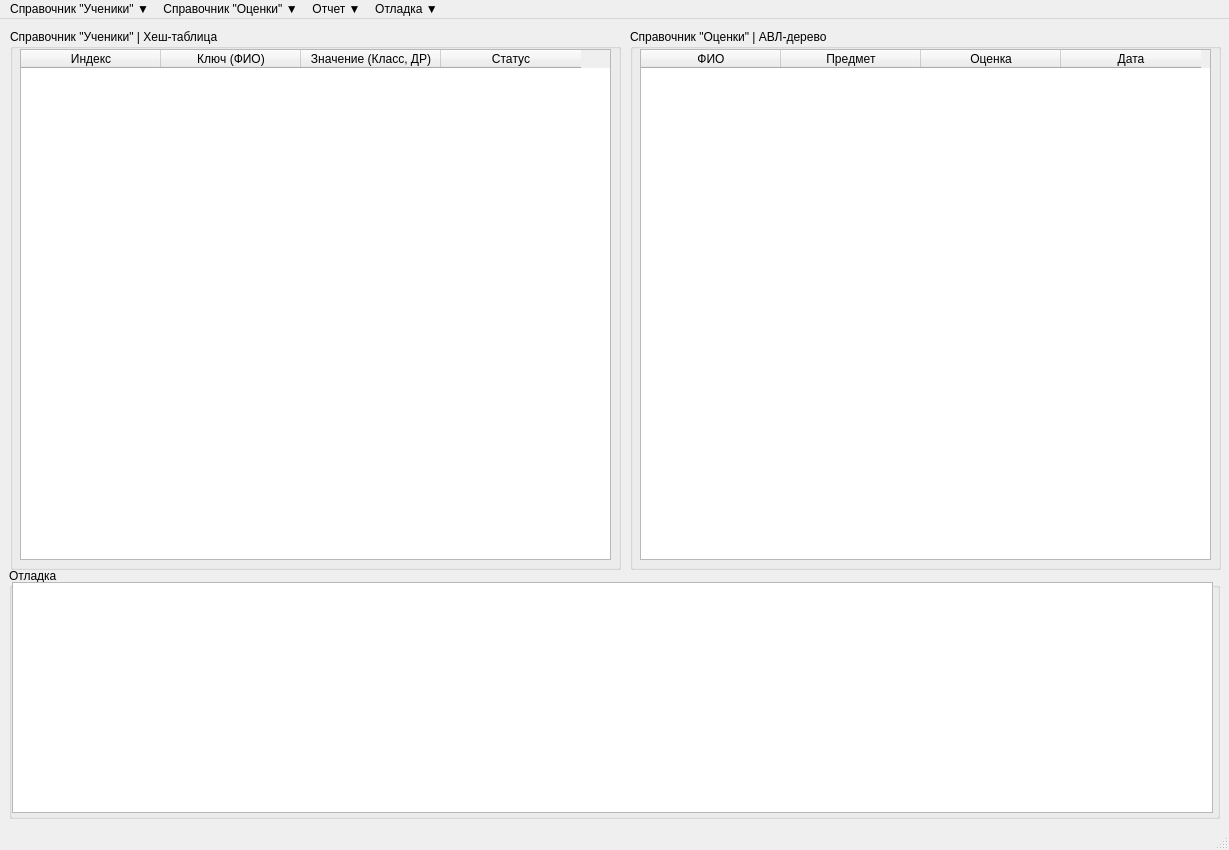
<?xml version="1.0" encoding="UTF-8"?>
<ui version="4.0">
 <class>Menu</class>
 <widget class="QMainWindow" name="Menu">
  <property name="geometry">
   <rect>
    <x>0</x>
    <y>0</y>
    <width>1229</width>
    <height>850</height>
   </rect>
  </property>
  <property name="minimumSize">
   <size>
    <width>800</width>
    <height>600</height>
   </size>
  </property>
  <property name="windowTitle">
   <string>Menu</string>
  </property>
  <widget class="QWidget" name="centralwidget">
   <widget class="QGroupBox" name="groupBox">
    <property name="geometry">
     <rect>
      <x>10</x>
      <y>10</y>
      <width>611</width>
      <height>541</height>
     </rect>
    </property>
    <property name="title">
     <string>Справочник &quot;Ученики&quot; | Хеш-таблица </string>
    </property>
    <widget class="QTableWidget" name="tableWidget">
     <property name="geometry">
      <rect>
       <x>10</x>
       <y>20</y>
       <width>591</width>
       <height>511</height>
      </rect>
     </property>
     <property name="editTriggers">
      <set>QAbstractItemView::EditTrigger::NoEditTriggers</set>
     </property>
     <attribute name="horizontalHeaderCascadingSectionResizes">
      <bool>false</bool>
     </attribute>
     <attribute name="horizontalHeaderMinimumSectionSize">
      <number>40</number>
     </attribute>
     <attribute name="horizontalHeaderDefaultSectionSize">
      <number>140</number>
     </attribute>
     <attribute name="horizontalHeaderStretchLastSection">
      <bool>false</bool>
     </attribute>
     <column>
      <property name="text">
       <string>Индекс</string>
      </property>
      <property name="font">
       <font>
        <kerning>false</kerning>
       </font>
      </property>
     </column>
     <column>
      <property name="text">
       <string>Ключ (ФИО)</string>
      </property>
      <property name="font">
       <font>
        <kerning>false</kerning>
       </font>
      </property>
     </column>
     <column>
      <property name="text">
       <string>Значение (Класс, ДР)</string>
      </property>
      <property name="font">
       <font>
        <kerning>false</kerning>
       </font>
      </property>
     </column>
     <column>
      <property name="text">
       <string>Статус</string>
      </property>
      <property name="font">
       <font>
        <kerning>false</kerning>
       </font>
      </property>
     </column>
    </widget>
   </widget>
   <widget class="QGroupBox" name="groupBox_2">
    <property name="geometry">
     <rect>
      <x>630</x>
      <y>10</y>
      <width>591</width>
      <height>541</height>
     </rect>
    </property>
    <property name="title">
     <string>Справочник &quot;Оценки&quot; | АВЛ-дерево</string>
    </property>
    <widget class="QTableWidget" name="tableWidget_2">
     <property name="geometry">
      <rect>
       <x>10</x>
       <y>20</y>
       <width>571</width>
       <height>511</height>
      </rect>
     </property>
     <property name="editTriggers">
      <set>QAbstractItemView::EditTrigger::NoEditTriggers</set>
     </property>
     <attribute name="horizontalHeaderCascadingSectionResizes">
      <bool>false</bool>
     </attribute>
     <attribute name="horizontalHeaderMinimumSectionSize">
      <number>40</number>
     </attribute>
     <attribute name="horizontalHeaderDefaultSectionSize">
      <number>140</number>
     </attribute>
     <attribute name="horizontalHeaderStretchLastSection">
      <bool>false</bool>
     </attribute>
     <column>
      <property name="text">
       <string>ФИО</string>
      </property>
      <property name="font">
       <font>
        <kerning>false</kerning>
       </font>
      </property>
     </column>
     <column>
      <property name="text">
       <string>Предмет</string>
      </property>
      <property name="font">
       <font>
        <kerning>false</kerning>
       </font>
      </property>
     </column>
     <column>
      <property name="text">
       <string>Оценка</string>
      </property>
      <property name="font">
       <font>
        <kerning>false</kerning>
       </font>
      </property>
     </column>
     <column>
      <property name="text">
       <string>Дата</string>
      </property>
     </column>
    </widget>
   </widget>
   <widget class="QGroupBox" name="groupBox_3">
    <property name="geometry">
     <rect>
      <x>9</x>
      <y>549</y>
      <width>1211</width>
      <height>251</height>
     </rect>
    </property>
    <property name="title">
     <string>Отладка</string>
    </property>
    <widget class="QTextEdit" name="textEdit">
     <property name="enabled">
      <bool>true</bool>
     </property>
     <property name="geometry">
      <rect>
       <x>3</x>
       <y>14</y>
       <width>1201</width>
       <height>231</height>
      </rect>
     </property>
     <property name="mouseTracking">
      <bool>false</bool>
     </property>
     <property name="readOnly">
      <bool>true</bool>
     </property>
    </widget>
   </widget>
  </widget>
  <widget class="QMenuBar" name="menubar">
   <property name="geometry">
    <rect>
     <x>0</x>
     <y>0</y>
     <width>1229</width>
     <height>26</height>
    </rect>
   </property>
   <widget class="QMenu" name="menu">
    <property name="title">
     <string>Справочник &quot;Ученики&quot; ▼</string>
    </property>
    <addaction name="separator"/>
    <addaction name="action_20"/>
    <addaction name="separator"/>
    <addaction name="action_10"/>
    <addaction name="separator"/>
    <addaction name="action_8"/>
    <addaction name="separator"/>
    <addaction name="action_16"/>
    <addaction name="separator"/>
    <addaction name="action_22"/>
    <addaction name="separator"/>
    <addaction name="action_4"/>
    <addaction name="separator"/>
    <addaction name="action_34"/>
    <addaction name="separator"/>
   </widget>
   <widget class="QMenu" name="menu_2">
    <property name="title">
     <string>Справочник &quot;Оценки&quot; ▼</string>
    </property>
    <addaction name="separator"/>
    <addaction name="action_31"/>
    <addaction name="separator"/>
    <addaction name="action_28"/>
    <addaction name="separator"/>
    <addaction name="action_29"/>
    <addaction name="separator"/>
    <addaction name="action_33"/>
    <addaction name="separator"/>
    <addaction name="action_35"/>
    <addaction name="separator"/>
    <addaction name="action_39"/>
    <addaction name="separator"/>
    <addaction name="action_42"/>
    <addaction name="separator"/>
   </widget>
   <widget class="QMenu" name="menu_3">
    <property name="title">
     <string>Отчет ▼</string>
    </property>
    <addaction name="action_21"/>
    <addaction name="separator"/>
    <addaction name="action_12"/>
    <addaction name="separator"/>
    <addaction name="action_26"/>
    <addaction name="separator"/>
    <addaction name="action_37"/>
    <addaction name="separator"/>
   </widget>
   <widget class="QMenu" name="menu_4">
    <property name="title">
     <string>Отладка ▼</string>
    </property>
    <addaction name="action_23"/>
    <addaction name="separator"/>
    <addaction name="action_25"/>
    <addaction name="separator"/>
    <addaction name="separator"/>
   </widget>
   <addaction name="menu"/>
   <addaction name="menu_2"/>
   <addaction name="menu_3"/>
   <addaction name="menu_4"/>
  </widget>
  <widget class="QStatusBar" name="statusbar"/>
  <action name="action">
   <property name="text">
    <string>Создать</string>
   </property>
  </action>
  <action name="action_2">
   <property name="text">
    <string>Сохранить</string>
   </property>
  </action>
  <action name="action_3">
   <property name="text">
    <string>Выход</string>
   </property>
  </action>
  <action name="action_9">
   <property name="text">
    <string>Сохранить</string>
   </property>
   <property name="shortcut">
    <string>Ctrl+S</string>
   </property>
  </action>
  <action name="action_11">
   <property name="text">
    <string>Выход</string>
   </property>
  </action>
  <action name="action_13">
   <property name="text">
    <string>Добавить</string>
   </property>
  </action>
  <action name="action_15">
   <property name="text">
    <string>Удалить</string>
   </property>
  </action>
  <action name="action_17">
   <property name="text">
    <string>Поиск</string>
   </property>
  </action>
  <action name="action_19">
   <property name="text">
    <string>Просмотр</string>
   </property>
  </action>
  <action name="action_21">
   <property name="text">
    <string>Сформировать</string>
   </property>
  </action>
  <action name="action_23">
   <property name="text">
    <string>Печать хешей</string>
   </property>
  </action>
  <action name="action_25">
   <property name="text">
    <string>Печать АВЛ</string>
   </property>
  </action>
  <action name="action_27">
   <property name="text">
    <string>Статистика</string>
   </property>
  </action>
  <action name="action_5">
   <property name="text">
    <string>&quot;Ученики&quot; и &quot;Оценки&quot;</string>
   </property>
  </action>
  <action name="action_7">
   <property name="text">
    <string>Отчет &quot;Оценка ученика&quot;</string>
   </property>
  </action>
  <action name="action_10">
   <property name="text">
    <string>Сохранить в файл</string>
   </property>
  </action>
  <action name="action_14">
   <property name="text">
    <string>Применить фильтр</string>
   </property>
  </action>
  <action name="action_18">
   <property name="text">
    <string>Сбросить фильтр</string>
   </property>
  </action>
  <action name="action_28">
   <property name="text">
    <string>Сохранить в файл</string>
   </property>
  </action>
  <action name="action_30">
   <property name="text">
    <string>Применить фильр</string>
   </property>
  </action>
  <action name="action_32">
   <property name="text">
    <string>Сбросить фильтр</string>
   </property>
  </action>
  <action name="action_8">
   <property name="text">
    <string>Добавить запись</string>
   </property>
  </action>
  <action name="action_16">
   <property name="text">
    <string>Удалить запись</string>
   </property>
  </action>
  <action name="action_22">
   <property name="text">
    <string>Найти запись</string>
   </property>
  </action>
  <action name="action_29">
   <property name="text">
    <string>Добавить запись</string>
   </property>
  </action>
  <action name="action_33">
   <property name="text">
    <string>Удалить запись</string>
   </property>
  </action>
  <action name="action_35">
   <property name="text">
    <string>Найти запись</string>
   </property>
  </action>
  <action name="action_12">
   <property name="text">
    <string>Показать</string>
   </property>
  </action>
  <action name="action_26">
   <property name="text">
    <string>Сохранить в файл</string>
   </property>
  </action>
  <action name="action_20">
   <property name="text">
    <string>Считать файл</string>
   </property>
  </action>
  <action name="action_36">
   <property name="text">
    <string>Начать работу со справочником</string>
   </property>
  </action>
  <action name="action_38">
   <property name="text">
    <string>Показать справочник</string>
   </property>
  </action>
  <action name="action_40">
   <property name="text">
    <string>Показать хеш-таблицу</string>
   </property>
  </action>
  <action name="action_31">
   <property name="text">
    <string>Считать файл</string>
   </property>
  </action>
  <action name="action_4">
   <property name="text">
    <string>Показать хеш-таблицу</string>
   </property>
  </action>
  <action name="action_34">
   <property name="text">
    <string>Показать справочник</string>
   </property>
  </action>
  <action name="action_39">
   <property name="text">
    <string>Показать дерево</string>
   </property>
  </action>
  <action name="action_42">
   <property name="text">
    <string>Показать справочник</string>
   </property>
  </action>
  <action name="action_37">
   <property name="text">
    <string>Печать дерева фильтрации</string>
   </property>
  </action>
 </widget>
 <resources/>
 <connections/>
</ui>
